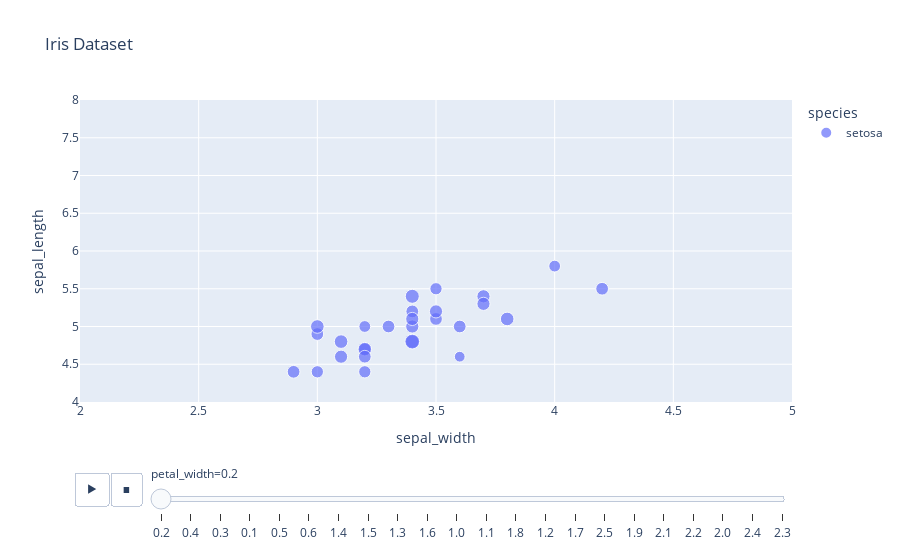

This figure's notebook cell:
### Markdown cell above
### 9. Interactive Scatter Plot (Plotly):
Use Plotly Express to make an interactive scatter plot.

Tasks: Plot sepal_width vs. sepal_length, coloring points by species. Experiment with adding hover data or sizing. (Hint: In Plotly, each row of the DataFrame is a point in the scatter plot
plotly.com
. For example, px.scatter(df, x="sepal_width", y="sepal_length", color="species") creates an interactive scatter chart

### Code cell
import plotly.express as px
dff = px.data.iris()  # classic iris dataset with 'sepal_width' and 'sepal_length'

fig = px.scatter(dff, x='sepal_width', y='sepal_length', color='species', title='Iris Dataset', opacity=0.7, size='petal_length', hover_data=['petal_width', 'petal_length'], animation_frame='petal_width', range_x=[2,5], range_y=[4,8])
fig.show()

### Figure 1 — Plotly figure (JSON) as saved in the notebook; plotly's stock layout.template omitted (floating-point values rounded to 4 significant figures)
{"data": [{"customdata": [[0.2, 1.4], [0.2, 1.4], [0.2, 1.3], [0.2, 1.5], [0.2, 1.4], [0.2, 1.5], [0.2, 1.4], [0.2, 1.5], [0.2, 1.6], [0.2, 1.2], [0.2, 1.7], [0.2, 1], [0.2, 1.9], [0.2, 1.6], [0.2, 1.5], [0.2, 1.4], [0.2, 1.6], [0.2, 1.6], [0.2, 1.4], [0.2, 1.2], [0.2, 1.3], [0.2, 1.3], [0.2, 1.5], [0.2, 1.3], [0.2, 1.6], [0.2, 1.4], [0.2, 1.5], [0.2, 1.4]], "hovertemplate": "species=setosa<br>petal_width=%{customdata[0]}<br>sepal_width=%{x}<br>sepal_length=%{y}<br>petal_length=%{customdata[1]}<extra></extra>", "legendgroup": "setosa", "marker": {"color": "#636efa", "opacity": 0.7, "size": [1.4, 1.4, 1.3, 1.5, 1.4, 1.5, 1.4, 1.5, 1.6, 1.2, 1.7, 1, 1.9, 1.6, 1.5, 1.4, 1.6, 1.6, 1.4, 1.2, 1.3, 1.3, 1.5, 1.3, 1.6, 1.4, 1.5, 1.4], "sizemode": "area", "sizeref": 0.01725, "symbol": "circle"}, "mode": "markers", "name": "setosa", "orientation": "v", "showlegend": true, "type": "scatter", "x": [3.5, 3, 3.2, 3.1, 3.6, 3.4, 2.9, 3.7, 3.4, 4, 3.4, 3.6, 3.4, 3, 3.5, 3.4, 3.2, 3.1, 4.2, 3.2, 3.5, 3, 3.4, 3.2, 3.8, 3.2, 3.7, 3.3], "xaxis": "x", "y": [5.1, 4.9, 4.7, 4.6, 5, 5, 4.4, 5.4, 4.8, 5.8, 5.4, 4.6, 4.8, 5, 5.2, 5.2, 4.7, 4.8, 5.5, 5, 5.5, 4.4, 5.1, 4.4, 5.1, 4.6, 5.3, 5], "yaxis": "y"}], "layout": {"autosize": true, "legend": {"itemsizing": "constant", "title": {"text": "species"}, "tracegroupgap": 0}, "sliders": [{"active": 0, "currentvalue": {"prefix": "petal_width="}, "len": 0.9, "pad": {"b": 10, "t": 60}, "steps": [{"args": [["0.2"], {"frame": {"duration": 0, "redraw": false}, "fromcurrent": true, "mode": "immediate", "transition": {"duration": 0, "easing": "linear"}}], "label": "0.2", "method": "animate"}, {"args": [["0.4"], {"frame": {"duration": 0, "redraw": false}, "fromcurrent": true, "mode": "immediate", "transition": {"duration": 0, "easing": "linear"}}], "label": "0.4", "method": "animate"}, {"args": [["0.3"], {"frame": {"duration": 0, "redraw": false}, "fromcurrent": true, "mode": "immediate", "transition": {"duration": 0, "easing": "linear"}}], "label": "0.3", "method": "animate"}, {"args": [["0.1"], {"frame": {"duration": 0, "redraw": false}, "fromcurrent": true, "mode": "immediate", "transition": {"duration": 0, "easing": "linear"}}], "label": "0.1", "method": "animate"}, {"args": [["0.5"], {"frame": {"duration": 0, "redraw": false}, "fromcurrent": true, "mode": "immediate", "transition": {"duration": 0, "easing": "linear"}}], "label": "0.5", "method": "animate"}, {"args": [["0.6"], {"frame": {"duration": 0, "redraw": false}, "fromcurrent": true, "mode": "immediate", "transition": {"duration": 0, "easing": "linear"}}], "label": "0.6", "method": "animate"}, {"args": [["1.4"], {"frame": {"duration": 0, "redraw": false}, "fromcurrent": true, "mode": "immediate", "transition": {"duration": 0, "easing": "linear"}}], "label": "1.4", "method": "animate"}, {"args": [["1.5"], {"frame": {"duration": 0, "redraw": false}, "fromcurrent": true, "mode": "immediate", "transition": {"duration": 0, "easing": "linear"}}], "label": "1.5", "method": "animate"}, {"args": [["1.3"], {"frame": {"duration": 0, "redraw": false}, "fromcurrent": true, "mode": "immediate", "transition": {"duration": 0, "easing": "linear"}}], "label": "1.3", "method": "animate"}, {"args": [["1.6"], {"frame": {"duration": 0, "redraw": false}, "fromcurrent": true, "mode": "immediate", "transition": {"duration": 0, "easing": "linear"}}], "label": "1.6", "method": "animate"}, {"args": [["1.0"], {"frame": {"duration": 0, "redraw": false}, "fromcurrent": true, "mode": "immediate", "transition": {"duration": 0, "easing": "linear"}}], "label": "1.0", "method": "animate"}, {"args": [["1.1"], {"frame": {"duration": 0, "redraw": false}, "fromcurrent": true, "mode": "immediate", "transition": {"duration": 0, "easing": "linear"}}], "label": "1.1", "method": "animate"}, {"args": [["1.8"], {"frame": {"duration": 0, "redraw": false}, "fromcurrent": true, "mode": "immediate", "transition": {"duration": 0, "easing": "linear"}}], "label": "1.8", "method": "animate"}, {"args": [["1.2"], {"frame": {"duration": 0, "redraw": false}, "fromcurrent": true, "mode": "immediate", "transition": {"duration": 0, "easing": "linear"}}], "label": "1.2", "method": "animate"}, {"args": [["1.7"], {"frame": {"duration": 0, "redraw": false}, "fromcurrent": true, "mode": "immediate", "transition": {"duration": 0, "easing": "linear"}}], "label": "1.7", "method": "animate"}, {"args": [["2.5"], {"frame": {"duration": 0, "redraw": false}, "fromcurrent": true, "mode": "immediate", "transition": {"duration": 0, "easing": "linear"}}], "label": "2.5", "method": "animate"}, {"args": [["1.9"], {"frame": {"duration": 0, "redraw": false}, "fromcurrent": true, "mode": "immediate", "transition": {"duration": 0, "easing": "linear"}}], "label": "1.9", "method": "animate"}, {"args": [["2.1"], {"frame": {"duration": 0, "redraw": false}, "fromcurrent": true, "mode": "immediate", "transition": {"duration": 0, "easing": "linear"}}], "label": "2.1", "method": "animate"}, {"args": [["2.2"], {"frame": {"duration": 0, "redraw": false}, "fromcurrent": true, "mode": "immediate", "transition": {"duration": 0, "easing": "linear"}}], "label": "2.2", "method": "animate"}, {"args": [["2.0"], {"frame": {"duration": 0, "redraw": false}, "fromcurrent": true, "mode": "immediate", "transition": {"duration": 0, "easing": "linear"}}], "label": "2.0", "method": "animate"}, {"args": [["2.4"], {"frame": {"duration": 0, "redraw": false}, "fromcurrent": true, "mode": "immediate", "transition": {"duration": 0, "easing": "linear"}}], "label": "2.4", "method": "animate"}, {"args": [["2.3"], {"frame": {"duration": 0, "redraw": false}, "fromcurrent": true, "mode": "immediate", "transition": {"duration": 0, "easing": "linear"}}], "label": "2.3", "method": "animate"}], "x": 0.1, "xanchor": "left", "y": 0, "yanchor": "top"}], "title": {"text": "Iris Dataset"}, "updatemenus": [{"buttons": [{"args": [null, {"frame": {"duration": 500, "redraw": false}, "fromcurrent": true, "mode": "immediate", "transition": {"duration": 500, "easing": "linear"}}], "label": "&#9654;", "method": "animate"}, {"args": [[null], {"frame": {"duration": 0, "redraw": false}, "fromcurrent": true, "mode": "immediate", "transition": {"duration": 0, "easing": "linear"}}], "label": "&#9724;", "method": "animate"}], "direction": "left", "pad": {"r": 10, "t": 70}, "showactive": false, "type": "buttons", "x": 0.1, "xanchor": "right", "y": 0, "yanchor": "top"}], "xaxis": {"anchor": "y", "domain": [0, 1], "range": [2, 5], "title": {"text": "sepal_width"}, "type": "linear"}, "yaxis": {"anchor": "x", "domain": [0, 1], "range": [4, 8], "title": {"text": "sepal_length"}, "type": "linear"}}}
